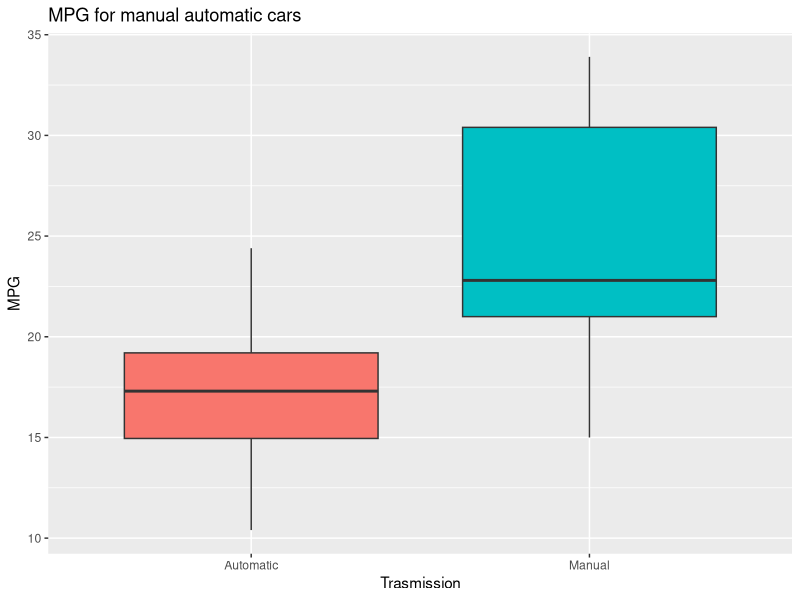
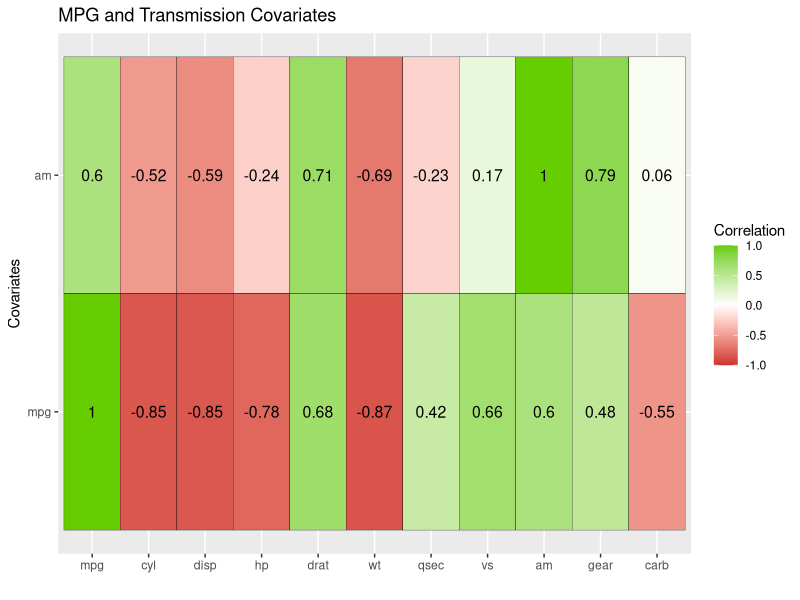
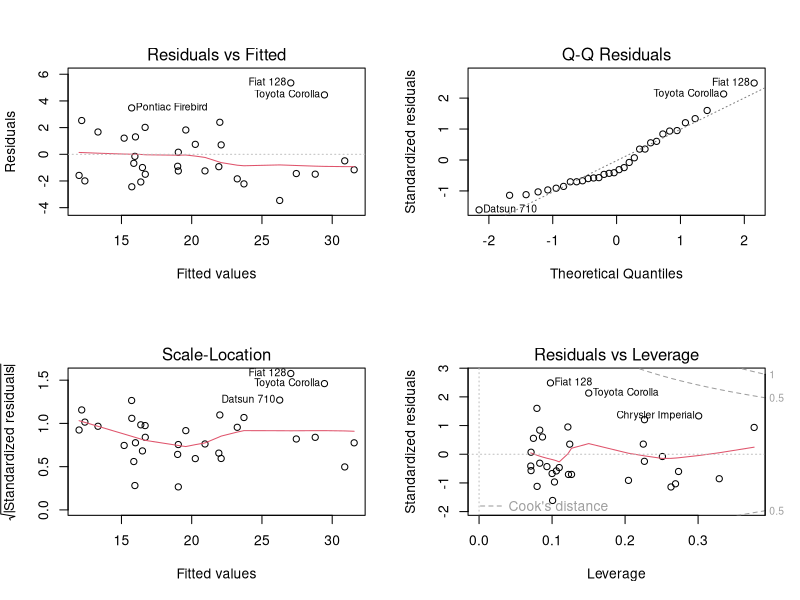

These charts were generated, in order, by the following R code:
## ---- chunk 1
library(datasets)
library(ggplot2)
library(reshape2)
data(mtcars)
## ---- chunk 2
summary(lm(mpg~am,data=mtcars))$coeff
## ---- chunk 3
fit1=lm(mpg~am,data=mtcars)
fit2=lm(mpg~am+wt+disp+cyl+gear+drat,data=mtcars)
fit3=lm(mpg~.,data=mtcars)
print(anova(fit1,fit2,fit3),signif.stars=F)
## ---- chunk 4
fit4=lm(mpg~am*wt,data=mtcars)
fit5=lm(mpg~am*wt+cyl,data=mtcars)
fit6=lm(mpg~am*wt*cyl,data=mtcars)
print(anova(fit4,fit5,fit6),signif.stars=F)
## ---- chunk 5
round(dfbetas(fit5),3)[c(3,18,20),]
round(hatvalues(fit5),3)[c(3,18,20)]
## ---- chunk 6
ggplot(data=mtcars)+geom_boxplot(aes(factor(am),mpg,fill=factor(am)))+labs(title="MPG for manual automatic cars",x="Trasmission", y="MPG")+theme(legend.position="none")+scale_x_discrete(labels=c("Automatic","Manual"))
## ---- chunk 7
cormt=cor(mtcars)
melmt=melt(cormt[,c(1,9)])
ggplot(data=melmt,aes(x=Var1,y=Var2,fill=value)) + geom_tile(color="black") + scale_fill_gradient2(low="brown3",high="chartreuse3",mid="white",limit=c(-1,1))+geom_text(aes(Var1,Var2,label=round(value,2)),size=4,color="black")+labs(title="MPG and Transmission Covariates", x="",y="Covariates",fill="Correlation")
## ---- chunk 8
summary(fit2)$coeff
## ---- chunk 9
summary(fit5)
## ---- chunk 10
par(mfrow=c(2,2))
plot(fit5)
